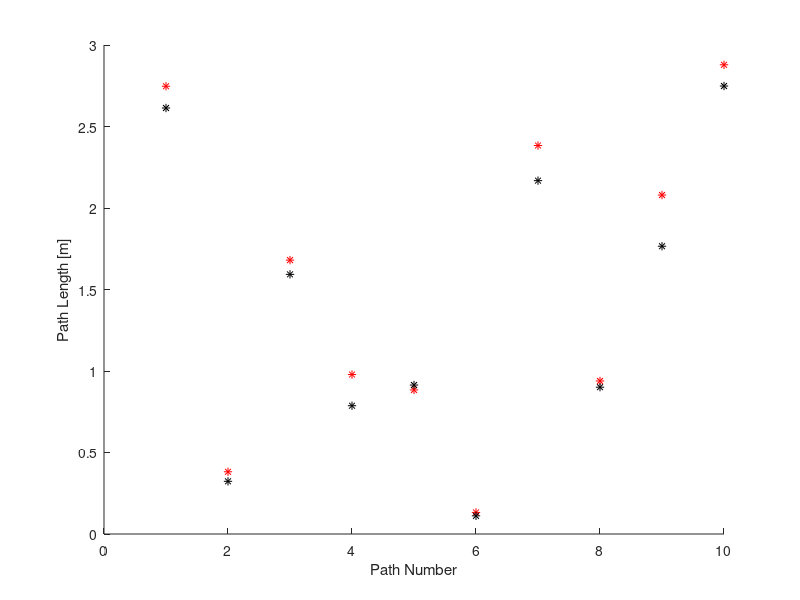
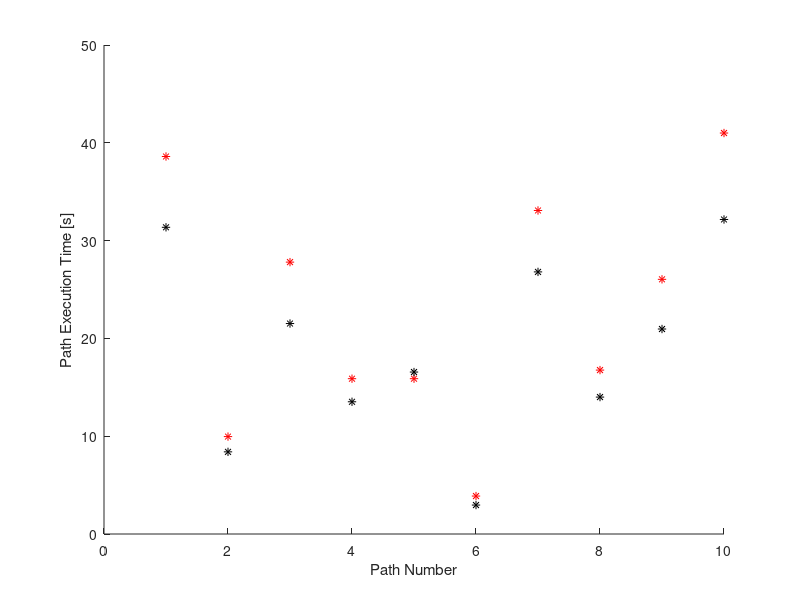
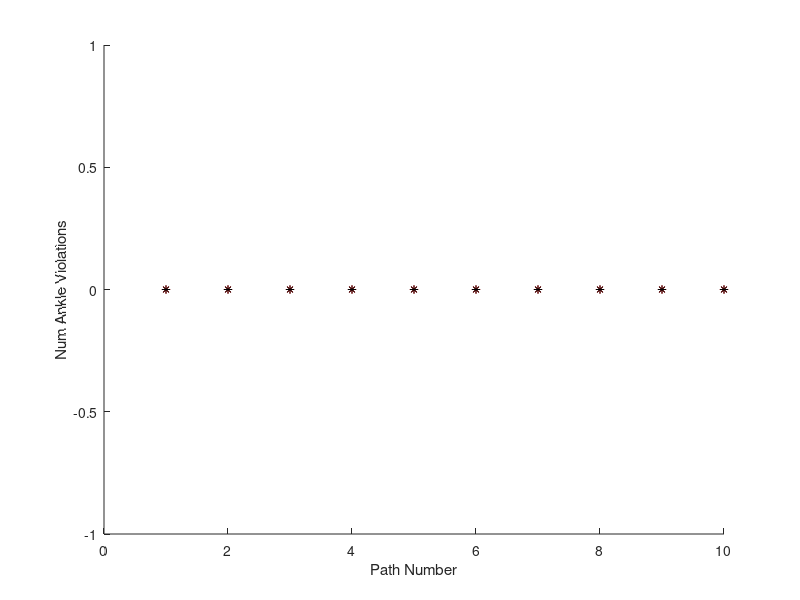
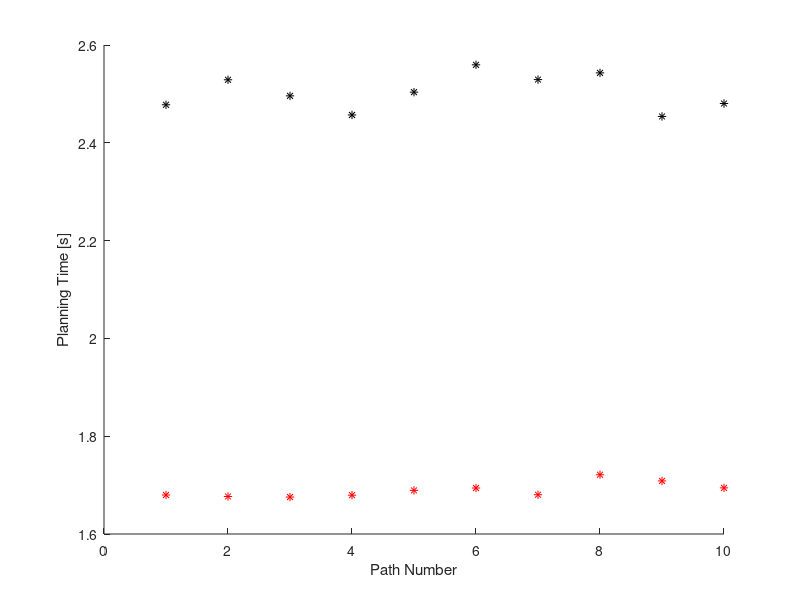

Recreate these plots in MATLAB, in order.
load('plannerEvaluationData')

hold on
figure(1)
xlabel('Path Number')
ylabel('Path Length [m]')

numTrials = 10;

for j = 1:N
    sumPathLengths = 0;
    for i = 1:numTrials
        sumPathLengths = rrtResults(i,j).pathLength + sumPathLengths;
    end
    meanPathLength = sumPathLengths/numTrials;
    plot(j,meanPathLength,'r*');
end
for j = 1:N
    sumPathLengths = 0;
    for i = 1:numTrials
        sumPathLengths = biDirResults(i,j).pathLength + sumPathLengths;
    end
    meanPathLength = sumPathLengths/numTrials;
    plot(j,meanPathLength,'k*');
end
hold off

figure(2)
hold on
xlabel('Path Number')
ylabel('Path Execution Time [s]')
for j = 1:N
    sumPathTimes = 0;
    for i = 1:numTrials
        sumPathTimes = rrtResults(i,j).pathTime + sumPathTimes;
    end
    meanPathTime = sumPathTimes/numTrials;
    plot(j,meanPathTime,'r*');
end
for j = 1:N
    sumPathTimes = 0;
    for i = 1:numTrials
        sumPathTimes = biDirResults(i,j).pathTime + sumPathTimes;
    end
    meanPathTime = sumPathTimes/numTrials;
    plot(j,meanPathTime,'k*');
end
hold off

figure(3)
hold on
xlabel('Path Number')
ylabel('Num Ankle Violations')
for j = 1:N
    sumAnkleViolations = 0;
    for i = 1:numTrials
        sumAnkleViolations = rrtResults(i,j).numAnkleViolations + sumAnkleViolations;
    end
    meanAnkleViolations = sumAnkleViolations/numTrials;
    plot(j,meanAnkleViolations,'r*');
end
for j = 1:N
    sumAnkleViolations = 0;
    for i = 1:numTrials
        sumAnkleViolations = biDirResults(i,j).numAnkleViolations + sumAnkleViolations;
    end
    meanAnkleViolations = sumAnkleViolations/numTrials;
    plot(j,meanAnkleViolations,'k*');
end
hold off

figure(4)
hold on
xlabel('Path Number')
ylabel('Planning Time [s]')
for j = 1:N
    sumPlanningTime = 0;
    for i = 1:numTrials
        sumPlanningTime = rrtResults(i,j).planningTime + sumPlanningTime;
    end
    meanPlanningTime = sumPlanningTime/numTrials;
    plot(j,meanPlanningTime,'r*');
end
for j = 1:N
    sumPlanningTime = 0;
    for i = 1:numTrials
        sumPlanningTime = biDirResults(i,j).planningTime + sumPlanningTime;
    end
    meanPlanningTime = sumPlanningTime/numTrials;
    plot(j,meanPlanningTime,'k*');
end
hold off